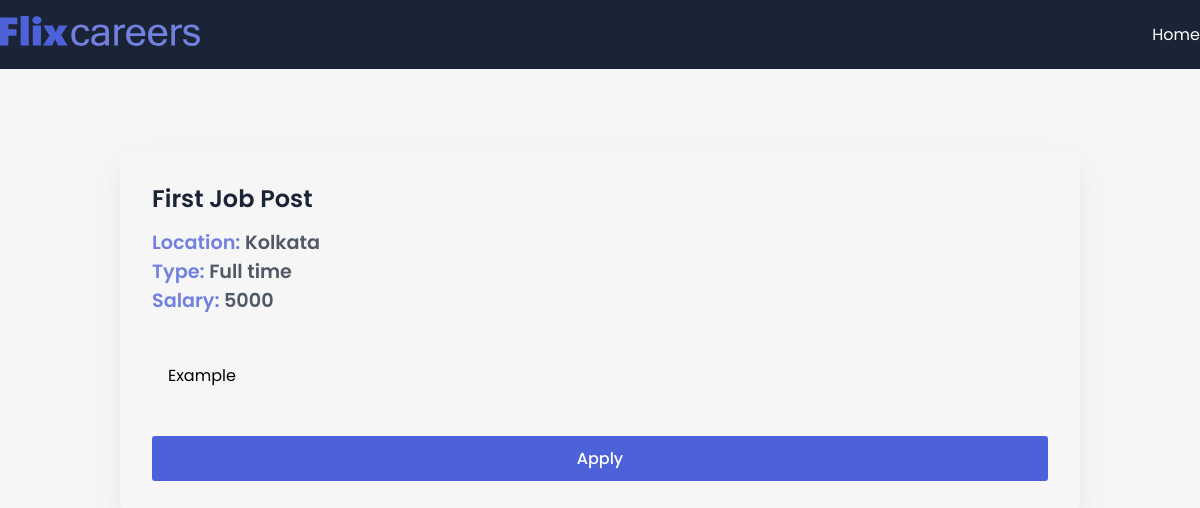
/job/1, run on the app's committed database.
### app/models.py (models this page shows, shortened)
class JobPost(models.Model):
    JOB_TYPE = [('Full Time', 'Full Time'), ('Part Time', 'Part Time'),]
    title = models.CharField(max_length=200)
    description=models.TextField()
    date=models.DateTimeField(auto_now_add=True)
    salary=models.IntegerField()
    expiry=models.DateField(null=True)
    slug=models.SlugField(null=True, unique=True, max_length=45)
    location=models.OneToOneField(Location,on_delete=models.CASCADE, null=True)
    author=models.ForeignKey(Author,on_delete=models.CASCADE, null=True)
    skill = models.ManyToManyField(Skill)
    type = models.CharField(max_length=100, null=False, choices=JOB_TYPE)

class Location (models.Model):
    street = models.CharField(max_length=200)
    city=models.CharField(max_length=200)
    state=models.CharField(max_length=200)
    country=models.CharField(max_length=200)
    zip=models.CharField(max_length=200)

### app/views.py (the view)
# urls.py: path('job/<int:job_id>', views.jobdetails, name='job_detail'),
def jobdetails(request, job_id):
    try:
        jobs = JobPost.objects.get(id=job_id)
        context = {'job':jobs}
        return render(request, "app/jobDetails.html", context )
    except:
        return HttpResponseNotFound('Not found')

### app/templates/app/jobDetails.html (shortened to what this page needs)
{% extends 'base.html' %}
{% block content %}
<section>
    <div class="container">
      <div class="view-post">
        <h1 class="jobtitle">
          {{job.title}}
        </h1>
        <p class="location it">Location: <span>{{job.location.city}}</span></p>
        <p class="status it">Type: <span>Full time</span></p>
        <p class="budget it">Salary: <span>{{job.salary}}</span></p>
        <div class="desc">
          <p class="details">
            {{job.description}}            </p>
        </div>
        <div class="buttons">
          <button class="apply">
            <a href="{% url 'upload_file'%}">Apply</a>
          </button>
      </div>
      </div>
  </section>
{% endblock content %}

### app/static/app/style.css (style rules this page uses)
* { margin: 0; padding: 0; box-sizing: border-box; font-family: "Poppins", sans-serif; }
:root { --blue: #4d62d8; --lblue: #7281e0; --card: #fdfdfd; --shadow: #64646f17 0px 12px 29px 0px; --nav: #1b2436; }
body { background: #f5f6f5; }
button { border: none; outline: none; cursor: pointer; border-radius: 3px; }
a { text-decoration: none; color: white; }
.container { max-width: 1200px; margin: auto; }
.buttons { display: grid; grid-template-columns: repeat(1, 1fr); gap: 20px; }
.apply { background: var(--blue); height: 45px; padding: 0 40px; color: white; font-size: 1rem; font-weight: 500; }
.view-post { width: 80%; border-radius: 10px; box-shadow: var(--shadow); margin: 5em auto; padding: 2em; }
.desc { max-height: 300px; overflow-y: scroll; margin: 2em 0; padding: 1em; }
.jobtitle { font-size: 1.5rem; color: var(--nav); font-weight: 600; margin-bottom: 0.5em; }
.it { font-size: 1.2rem; font-weight: 600; color: var(--lblue); }
.it span { color: #1b2436c0; }
button { cursor: pointer; }

### data on the page
JobPost: title "First Job Post", location.city "Kolkata", salary "5000", description "Example"
